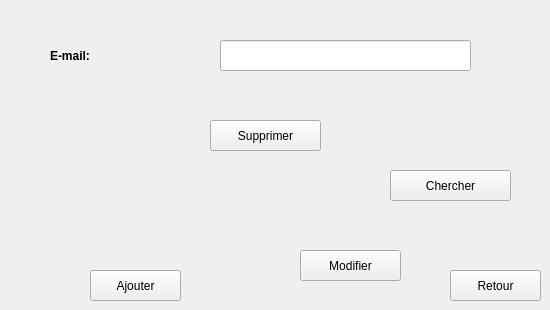
      <widget class="QWidget" name="tab_3">
       <attribute name="title">
        <string>Gestion_client_physique</string>
       </attribute>
       <widget class="QLineEdit" name="lineEdit_id_2">
        <property name="geometry">
         <rect>
          <x>220</x>
          <y>40</y>
          <width>251</width>
          <height>31</height>
         </rect>
        </property>
       </widget>
       <widget class="QPushButton" name="pb_supprimer">
        <property name="geometry">
         <rect>
          <x>210</x>
          <y>120</y>
          <width>111</width>
          <height>31</height>
         </rect>
        </property>
        <property name="text">
         <string>Supprimer</string>
        </property>
       </widget>
       <widget class="QLabel" name="label_13">
        <property name="geometry">
         <rect>
          <x>50</x>
          <y>40</y>
          <width>141</width>
          <height>31</height>
         </rect>
        </property>
        <property name="font">
         <font>
          <weight>75</weight>
          <bold>true</bold>
         </font>
        </property>
        <property name="styleSheet">
         <string notr="true">&lt;font color-red&gt;</string>
        </property>
        <property name="text">
         <string>E-mail:</string>
        </property>
       </widget>
       <widget class="QPushButton" name="pushButton_ajouterM_2">
        <property name="geometry">
         <rect>
          <x>90</x>
          <y>270</y>
          <width>91</width>
          <height>31</height>
         </rect>
        </property>
        <property name="styleSheet">
         <string notr="true">#pushButton_ajouterM {
-moz-box-shadow: 0px 10px 14px -7px #3e7327;
	-webkit-box-shadow: 0px 10px 14px -7px #3e7327;
	box-shadow: 0px 10px 14px -7px #3e7327;
	background:-webkit-gradient(linear, left top, left bottom, color-stop(0.05, #77b55a), color-stop(1, #72b352));
	background:-moz-linear-gradient(top, #77b55a 5%, #72b352 100%);
	background:-webkit-linear-gradient(top, #77b55a 5%, #72b352 100%);
	background:-o-linear-gradient(top, #77b55a 5%, #72b352 100%);
	background:-ms-linear-gradient(top, #77b55a 5%, #72b352 100%);
	background:linear-gradient(to bottom, #77b55a 5%, #72b352 100%);
	
	background-color: darkCyan ;
	-moz-border-radius:4px;
	-webkit-border-radius:4px;
	border-radius:4px;
	border:1px solid #4b8f29;
	display:inline-block;
	cursor:pointer;
	color:#ffffff;
	font-family:Arial;
	font-size:13px;
	font-weight:bold;
	padding:6px 12px;
	text-decoration:none;
	text-shadow:0px 1px 0px #5b8a3c;
}
#pushButton_ajouterM:hover {
background:-webkit-gradient(linear, left top, left bottom, color-stop(0.05, #72b352), color-stop(1, #77b55a));
	background:-moz-linear-gradient(top, #72b352 5%, #77b55a 100%);
	background:-webkit-linear-gradient(top, #72b352 5%, #77b55a 100%);
	background:-o-linear-gradient(top, #72b352 5%, #77b55a 100%);
	background:-ms-linear-gradient(top, #72b352 5%, #77b55a 100%);
	background:linear-gradient(to bottom, #72b352 5%, #77b55a 100%);
	
	background-color:blue;
}</string>
        </property>
        <property name="text">
         <string>Ajouter</string>
        </property>
       </widget>
       <widget class="QPushButton" name="pushButton_modifierM_2">
        <property name="geometry">
         <rect>
          <x>300</x>
          <y>250</y>
          <width>101</width>
          <height>31</height>
         </rect>
        </property>
        <property name="styleSheet">
         <string notr="true">#pushButton_modifierM {
-moz-box-shadow: 0px 10px 14px -7px #3e7327;
	-webkit-box-shadow: 0px 10px 14px -7px #3e7327;
	box-shadow: 0px 10px 14px -7px #3e7327;
	background:-webkit-gradient(linear, left top, left bottom, color-stop(0.05, #77b55a), color-stop(1, #72b352));
	background:-moz-linear-gradient(top, #77b55a 5%, #72b352 100%);
	background:-webkit-linear-gradient(top, #77b55a 5%, #72b352 100%);
	background:-o-linear-gradient(top, #77b55a 5%, #72b352 100%);
	background:-ms-linear-gradient(top, #77b55a 5%, #72b352 100%);
	background:linear-gradient(to bottom, #77b55a 5%, #72b352 100%);
	
	background-color: darkCyan ;
	-moz-border-radius:4px;
	-webkit-border-radius:4px;
	border-radius:4px;
	border:1px solid #4b8f29;
	display:inline-block;
	cursor:pointer;
	color:#ffffff;
	font-family:Arial;
	font-size:13px;
	font-weight:bold;
	padding:6px 12px;
	text-decoration:none;
	text-shadow:0px 1px 0px #5b8a3c;
}
#pushButton_modifierM:hover {
background:-webkit-gradient(linear, left top, left bottom, color-stop(0.05, #72b352), color-stop(1, #77b55a));
	background:-moz-linear-gradient(top, #72b352 5%, #77b55a 100%);
	background:-webkit-linear-gradient(top, #72b352 5%, #77b55a 100%);
	background:-o-linear-gradient(top, #72b352 5%, #77b55a 100%);
	background:-ms-linear-gradient(top, #72b352 5%, #77b55a 100%);
	background:linear-gradient(to bottom, #72b352 5%, #77b55a 100%);
	
	background-color:blue;
}</string>
        </property>
        <property name="text">
         <string>Modifier</string>
        </property>
       </widget>
       <widget class="QPushButton" name="pushButton_chercherM_2">
        <property name="geometry">
         <rect>
          <x>390</x>
          <y>170</y>
          <width>121</width>
          <height>31</height>
         </rect>
        </property>
        <property name="styleSheet">
         <string notr="true">#pushButton_chercherM{
-moz-box-shadow: 0px 10px 14px -7px #3e7327;
	-webkit-box-shadow: 0px 10px 14px -7px #3e7327;
	box-shadow: 0px 10px 14px -7px #3e7327;
	background:-webkit-gradient(linear, left top, left bottom, color-stop(0.05, #77b55a), color-stop(1, #72b352));
	background:-moz-linear-gradient(top, #77b55a 5%, #72b352 100%);
	background:-webkit-linear-gradient(top, #77b55a 5%, #72b352 100%);
	background:-o-linear-gradient(top, #77b55a 5%, #72b352 100%);
	background:-ms-linear-gradient(top, #77b55a 5%, #72b352 100%);
	background:linear-gradient(to bottom, #77b55a 5%, #72b352 100%);
	
	background-color: darkCyan ;
	-moz-border-radius:4px;
	-webkit-border-radius:4px;
	border-radius:4px;
	border:1px solid #4b8f29;
	display:inline-block;
	cursor:pointer;
	color:#ffffff;
	font-family:Arial;
	font-size:13px;
	font-weight:bold;
	padding:6px 12px;
	text-decoration:none;
	text-shadow:0px 1px 0px #5b8a3c;
}
#pushButton_chercherM:hover {
background:-webkit-gradient(linear, left top, left bottom, color-stop(0.05, #72b352), color-stop(1, #77b55a));
	background:-moz-linear-gradient(top, #72b352 5%, #77b55a 100%);
	background:-webkit-linear-gradient(top, #72b352 5%, #77b55a 100%);
	background:-o-linear-gradient(top, #72b352 5%, #77b55a 100%);
	background:-ms-linear-gradient(top, #72b352 5%, #77b55a 100%);
	background:linear-gradient(to bottom, #72b352 5%, #77b55a 100%);
	
	background-color:blue;
}</string>
        </property>
        <property name="text">
         <string>Chercher</string>
        </property>
       </widget>
       <widget class="QPushButton" name="pushButton_retour_2">
        <property name="geometry">
         <rect>
          <x>450</x>
          <y>270</y>
          <width>91</width>
          <height>31</height>
         </rect>
        </property>
        <property name="styleSheet">
         <string notr="true">#pushButton_retour{
-moz-box-shadow: 0px 10px 14px -7px #3e7327;
	-webkit-box-shadow: 0px 10px 14px -7px #3e7327;
	box-shadow: 0px 10px 14px -7px #3e7327;
	background:-webkit-gradient(linear, left top, left bottom, color-stop(0.05, #77b55a), color-stop(1, #72b352));
	background:-moz-linear-gradient(top, #77b55a 5%, #72b352 100%);
	background:-webkit-linear-gradient(top, #77b55a 5%, #72b352 100%);
	background:-o-linear-gradient(top, #77b55a 5%, #72b352 100%);
	background:-ms-linear-gradient(top, #77b55a 5%, #72b352 100%);
	background:linear-gradient(to bottom, #77b55a 5%, #72b352 100%);
	
	background-color: darkCyan ;
	-moz-border-radius:4px;
	-webkit-border-radius:4px;
	border-radius:4px;
	border:1px solid #4b8f29;
	display:inline-block;
	cursor:pointer;
	color:#ffffff;
	font-family:Arial;
	font-size:13px;
	font-weight:bold;
	padding:6px 12px;
	text-decoration:none;
	text-shadow:0px 1px 0px #5b8a3c;
}
#pushButton_retour:hover {
background:-webkit-gradient(linear, left top, left bottom, color-stop(0.05, #72b352), color-stop(1, #77b55a));
	background:-moz-linear-gradient(top, #72b352 5%, #77b55a 100%);
	background:-webkit-linear-gradient(top, #72b352 5%, #77b55a 100%);
	background:-o-linear-gradient(top, #72b352 5%, #77b55a 100%);
	background:-ms-linear-gradient(top, #72b352 5%, #77b55a 100%);
	background:linear-gradient(to bottom, #72b352 5%, #77b55a 100%);
	
	background-color:blue;
}</string>
        </property>
        <property name="text">
         <string>Retour</string>
        </property>
       </widget>
      </widget>
